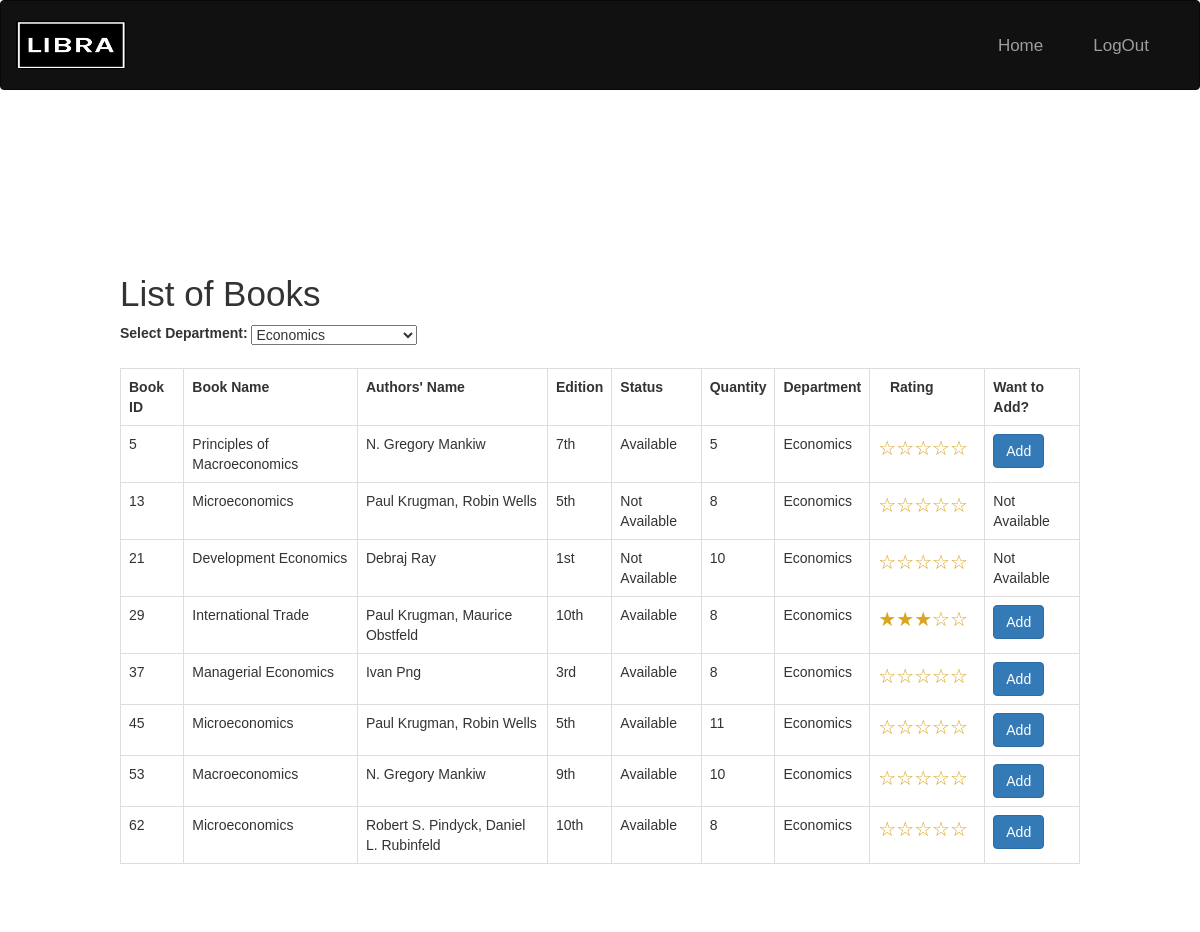
The app's page /main/books_student.php?department=Economics with its own data.
### tables this page shows
CREATE TABLE `books` (
  `book_id` int(100) NOT NULL,
  `Name` varchar(100) NOT NULL,
  `Authors_name` varchar(100) NOT NULL,
  `edition` varchar(100) NOT NULL,
  `status` varchar(100) NOT NULL,
  `quantity` int(100) NOT NULL,
  `department` varchar(100) NOT NULL
);

### main/books_student.php (the view, shortened to what this page needs)
<?php
include "connection.php";
include "navbar_loginstudent.php";
include "sidenav_student.php";
$departments_query = "SELECT DISTINCT department FROM books";
$departments_result = mysqli_query($db, $departments_query);
$departments = mysqli_fetch_all($departments_result, MYSQLI_ASSOC);
$selected_department = isset($_GET['department']) ? $_GET['department'] : '';
?>
<!DOCTYPE html>
<html>
<head>
</head>
<body>
<div class="transparent-box">
    <h2>List of Books</h2>
    <div class="department-dropdown">
        <label for="department">Select Department: </label>
        <select id="department" name="department" onchange="changeDepartment(this.value)">
            <?php
            foreach ($departments as $department) {
                $dept = $department['department'];
                $selected = ($dept === $selected_department) ? 'selected' : '';
                echo "<option value='$dept' $selected>$dept</option>";
            }
            ?>
        </select>
    </div>
    <?php
    $query = "SELECT * FROM `books`";
    if ($selected_department) {
        $query .= " WHERE department = '$selected_department'";
    }
    $query .= " ORDER BY `books`.`book_id` ASC;";
    $res = mysqli_query($db, $query);
    if (mysqli_num_rows($res) > 0) {
        echo "<table class='table table-bordered table-hover'> ";
        echo "<tr style ='background-color: white;'>";
        echo "<th>Book ID</th>";
        echo "<th>Book Name</th>";
        echo "<th>Authors' Name</th>";
        echo "<th>Edition</th>";
        echo "<th>Status</th>";
        echo "<th>Quantity</th>";
        echo "<th>Department</th>";
        echo "<th>&nbsp&nbsp&nbspRating&nbsp&nbsp&nbsp&nbsp&nbsp&nbsp&nbsp&nbsp&nbsp&nbsp&nbsp</th>";
        echo "<th>Want to Add?</th>";
        echo "</tr>";
        while ($row = mysqli_fetch_assoc($res)) {
            echo "<tr>";
            echo "<td>{$row['book_id']}</td>";
            echo "<td>{$row['Name']}</td>";
            echo "<td>{$row['Authors_name']}</td>";
            echo "<td>{$row['edition']}</td>";
            echo "<td>{$row['status']}</td>";
            echo "<td>{$row['quantity']}</td>";
            echo "<td>{$row['department']}</td>";
            $book_name = $row['Name'];
            $avg_query = "SELECT AVG(stars) AS avg_stars FROM `comments` WHERE book_name = '$book_name'";
            $avg_result = mysqli_query($db, $avg_query);
            $avg_row = mysqli_fetch_assoc($avg_result);
            $average_stars = round($avg_row['avg_stars'], 2);
            echo "<td>";
            for ($i = 1; $i <= 5; $i++) {
                if ($i <= $average_stars) {
                    echo "<span class='star-rating'>&#9733;</span>";
                } else {
                    echo "<span class='star-rating'>&#9734;</span>";
                }
            }
            echo "</td>";
            echo "<td>";
            if ($row['status'] == "Available") {
                echo '<form method="post">';
                echo '<input type="submit" name="Add" class="btn btn-primary" value="Add">';
                echo "</form>";
            } else {
                echo "Not Available";
            }
            echo "</td>";
            echo "</tr>";
        }
        echo "</table>";
    } else {
        echo "<p>No books found for the selected department.</p>";
    }
            ?>
</div>
</body>
</html>

### main/style.css (style rules this page uses)
html, body, div, span, object, iframe, h1, h2, h3, h4, h5, h6, p, blockquote, pre, abbr, address, cite, code, del, dfn, em, img, ins, kbd, q, samp, small, strong, sub, sup, var, b, i, dl, dt, dd, ol, ul, li, fieldset, form, label, legend, table, caption, tbody, tfoot, thead, tr, th, td, article, aside, canvas, details, figcaption, figure, footer, header, hgroup, menu, nav, section, summary, time, mark, audio, video { margin:0; padding:0; border:0; outline:0; font-size:100%; vertical-align:baseline; background:transparent; }
body { line-height:1; }
table { border-collapse:collapse; border-spacing:0; }
input, select { vertical-align:middle; }

### main/sidenav_student.php (style rules this page uses)
body { font-family: "Lato", sans-serif; transition: background-color .5s; }

### main/books_student.php (style rules this page uses)
body { margin: 0; padding: 0; background: url('images/booktempblurb.jpg') center/cover fixed no-repeat; font-family: Arial, sans-serif; color: #333; }
.transparent-box { background-color: rgba(255, 255, 255, 0.9); padding: 20px; border-radius: 10px; margin: 50px auto; max-width: 1000px; }
.transparent-box h2 { font-size: 35px; }
.star-rating { display: inline-block; font-size: 20px; color: goldenrod; }
.department-dropdown { margin-bottom: 20px; }

### records on screen
books: book_id "5", Name "Principles of Macroeconomics", Authors_name "N. Gregory Mankiw", edition "7th", status "Available", quantity "5", department "Economics"
books: book_id "13", Name "Microeconomics", Authors_name "Paul Krugman, Robin Wells", edition "5th", status "Not Available", quantity "8", department "Economics"
books: book_id "21", Name "Development Economics", Authors_name "Debraj Ray", edition "1st", status "Not Available", quantity "10", department "Economics"
books: book_id "29", Name "International Trade", Authors_name "Paul Krugman, Maurice Obstfeld", edition "10th", status "Available", quantity "8", department "Economics"
books: book_id "37", Name "Managerial Economics", Authors_name "Ivan Png", edition "3rd", status "Available", quantity "8", department "Economics"
books: book_id "45", Name "Microeconomics", Authors_name "Paul Krugman, Robin Wells", edition "5th", status "Available", quantity "11", department "Economics"
books: book_id "53", Name "Macroeconomics", Authors_name "N. Gregory Mankiw", edition "9th", status "Available", quantity "10", department "Economics"
books: book_id "62", Name "Microeconomics", Authors_name "Robert S. Pindyck, Daniel L. Rubinfeld", edition "10th", status "Available", quantity "8", department "Economics"

### other values on screen
form field department "Economics"
